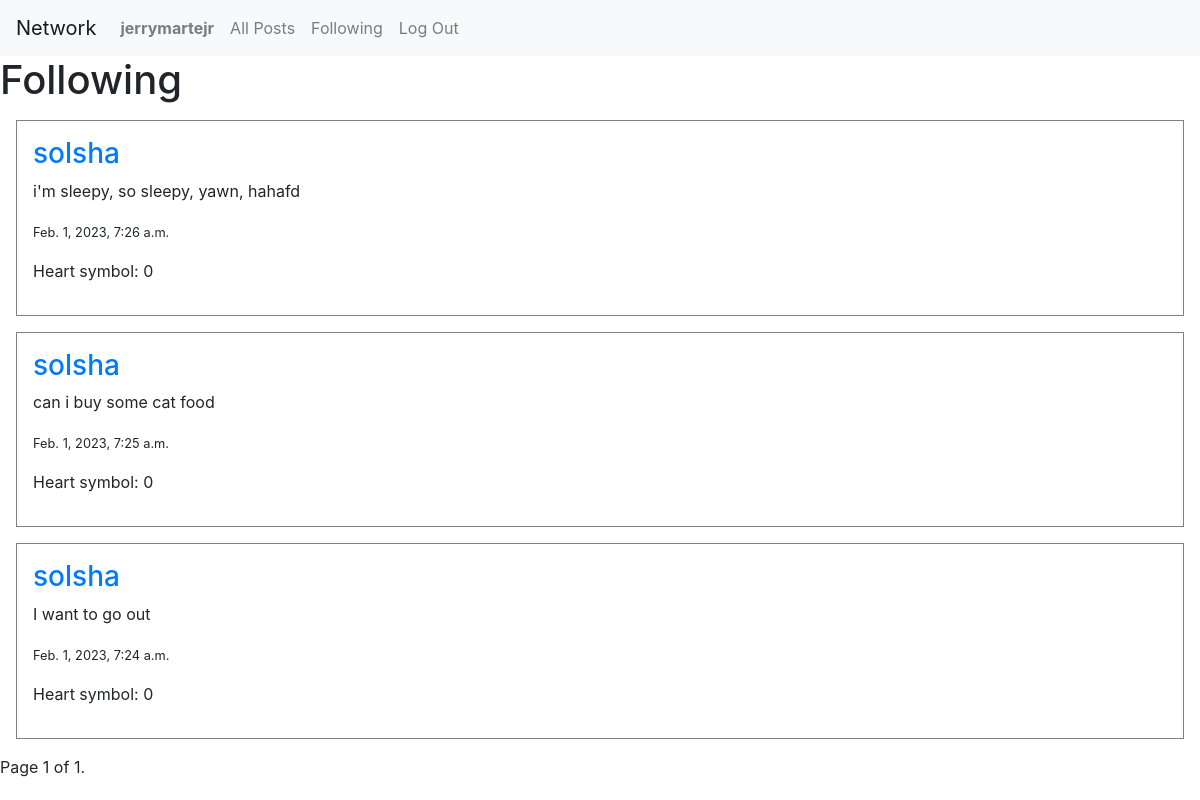
The page /following (signed in) on the database its author committed.
### network/models.py (models this page shows, shortened)
class User(AbstractUser):
    pass

class Post(models.Model):
    body = models.CharField(max_length=3000)
    timestamp = models.DateTimeField(auto_now_add=True)
    user = models.ForeignKey(User, on_delete=models.CASCADE, related_name="posts")
    class Meta:
        ordering = ['-timestamp']

### network/views.py (the view)
# urls.py: path("following", views.following, name="following"),
@login_required
def following(request):
    followed_users = []
    following = Following.objects.filter(follower=request.user)
    for follow in following:
        followed_users.append(follow.followed)
    posts = Post.objects.filter(user__in=followed_users)
    paginator = Paginator(posts, 10)
    page_number = request.GET.get('page')
    page_obj = paginator.get_page(page_number)
    return render(request, "network/following.html", {
        "page_obj": page_obj,
        "following": following
    })

### network/templates/network/following.html (shortened to what this page needs)
{% extends "network/layout.html" %}
{% block body %}
    <h1>Following</h1>
    {% for post in page_obj %}
    <div class="post">
        <a href="{% url 'profile' post.user.id %}"><h3>{{ post.user }}</h3></a>
        <p>{{ post.body }}</p>
        <p><small>{{ post.timestamp }}</small></p>
        <p>Heart symbol: 0</p>
    </div>
    {% endfor %}
    <div class="pagination">
        <span class="step-links">
            <span class="current">
                Page {{ page_obj.number }} of {{ page_obj.paginator.num_pages }}.
            </span>
        </span>
    </div>
{% endblock %}

### network/templates/network/layout.html (shortened to what this page needs)
{% load static %}
<!DOCTYPE html>
<html lang="en">
    <head>
        <link rel="stylesheet" href="https://stackpath.bootstrapcdn.com/bootstrap/4.4.1/css/bootstrap.min.css">
        <link href="{% static 'network/styles.css' %}" rel="stylesheet">
    </head>
    <body>
        <nav class="navbar navbar-expand-lg navbar-light bg-light">
            <a class="navbar-brand" href="{% url 'index' %}">Network</a>
            <div>
              <ul class="navbar-nav mr-auto">
                {% if user.is_authenticated %}
                    <li class="nav-item">
                        <a class="nav-link" href="{% url 'profile' user.id %}"><strong>{{ user.username }}</strong></a>
                    </li>
                {% endif %}
                <li class="nav-item">
                  <a class="nav-link" href="{% url 'index' %}">All Posts</a>
                </li>
                {% if user.is_authenticated %}
                    <li class="nav-item">
                        <a class="nav-link" href="{% url 'following' %}">Following</a>
                    </li>
                    <li class="nav-item">
                        <a class="nav-link" href="{% url 'logout' %}">Log Out</a>
                    </li>
                {% endif %}
              </ul>
            </div>
          </nav>
        <div class="body">
            {% block body %}
            {% endblock %}
        </div>
    </body>
</html>

### network/static/network/styles.css (style rules this page uses)
.post { margin: 1rem; padding: 1rem; border: 1px solid gray; }

### rows shown on the page
User: username "jerrymartejr"
Post: user "solsha", body "i'm sleepy, so sleepy, yawn, hahafd", timestamp "Feb. 1, 2023, 7:26 a.m."
Post: user "solsha", body "can i buy some cat food", timestamp "Feb. 1, 2023, 7:25 a.m."
Post: user "solsha", body "I want to go out", timestamp "Feb. 1, 2023, 7:24 a.m."

### other values the page prints
{{ page_obj.number }} "1"
{{ page_obj.paginator.num_pages }} "1"
